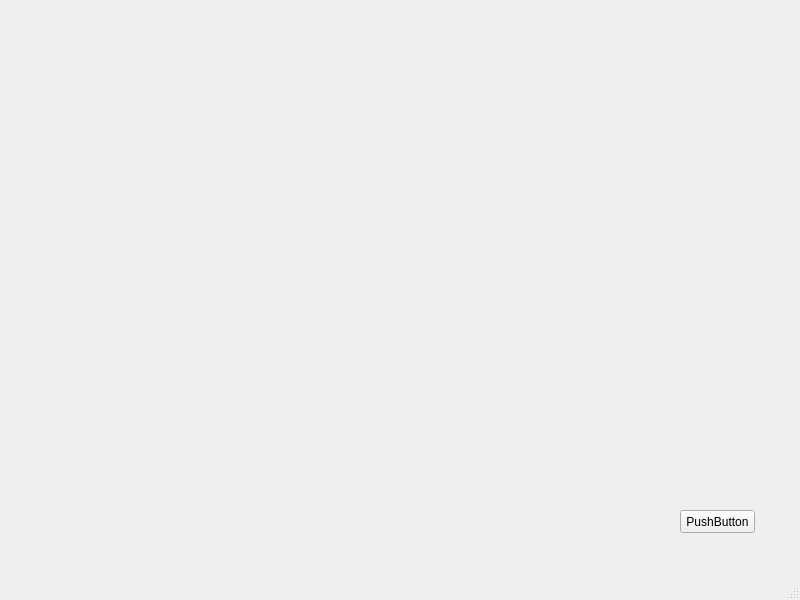
<?xml version="1.0" encoding="UTF-8"?>
<ui version="4.0">
 <class>MainWindow</class>
 <widget class="QMainWindow" name="MainWindow">
  <property name="geometry">
   <rect>
    <x>0</x>
    <y>0</y>
    <width>800</width>
    <height>600</height>
   </rect>
  </property>
  <property name="windowTitle">
   <string>MainWindow</string>
  </property>
  <widget class="QWidget" name="centralwidget">
   <widget class="QPushButton" name="pushButton">
    <property name="geometry">
     <rect>
      <x>680</x>
      <y>510</y>
      <width>75</width>
      <height>23</height>
     </rect>
    </property>
    <property name="text">
     <string>PushButton</string>
    </property>
   </widget>
  </widget>
  <widget class="QMenuBar" name="menubar">
   <property name="geometry">
    <rect>
     <x>0</x>
     <y>0</y>
     <width>800</width>
     <height>21</height>
    </rect>
   </property>
  </widget>
  <widget class="QStatusBar" name="statusbar"/>
 </widget>
 <resources/>
 <connections/>
</ui>
